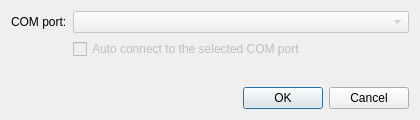
<?xml version="1.0" encoding="UTF-8"?>
<ui version="4.0">
 <class>OptionsDialog</class>
 <widget class="QDialog" name="OptionsDialog">
  <property name="windowModality">
   <enum>Qt::ApplicationModal</enum>
  </property>
  <property name="geometry">
   <rect>
    <x>0</x>
    <y>0</y>
    <width>420</width>
    <height>120</height>
   </rect>
  </property>
  <property name="windowTitle">
   <string>Options</string>
  </property>
  <property name="windowIcon">
   <iconset resource="resources.qrc">
    <normaloff>:/images/cog-solid.png</normaloff>:/images/cog-solid.png</iconset>
  </property>
  <property name="locale">
   <locale language="English" country="World"/>
  </property>
  <layout class="QGridLayout" name="gridLayout">
   <item row="0" column="0">
    <widget class="QLabel" name="lbComPort">
     <property name="text">
      <string>COM port:</string>
     </property>
    </widget>
   </item>
   <item row="0" column="2">
    <widget class="QComboBox" name="cbbComPort">
     <property name="enabled">
      <bool>false</bool>
     </property>
    </widget>
   </item>
   <item row="4" column="2">
    <widget class="QDialogButtonBox" name="btnBox">
     <property name="orientation">
      <enum>Qt::Horizontal</enum>
     </property>
     <property name="standardButtons">
      <set>QDialogButtonBox::Cancel|QDialogButtonBox::Ok</set>
     </property>
    </widget>
   </item>
   <item row="1" column="2">
    <widget class="QCheckBox" name="cbAutoConnect">
     <property name="enabled">
      <bool>false</bool>
     </property>
     <property name="text">
      <string>Auto connect to the selected COM port</string>
     </property>
    </widget>
   </item>
   <item row="2" column="2">
    <spacer name="verticalSpacer">
     <property name="orientation">
      <enum>Qt::Vertical</enum>
     </property>
     <property name="sizeHint" stdset="0">
      <size>
       <width>20</width>
       <height>40</height>
      </size>
     </property>
    </spacer>
   </item>
  </layout>
 </widget>
 <resources>
  <include location="resources.qrc"/>
 </resources>
 <connections>
  <connection>
   <sender>btnBox</sender>
   <signal>accepted()</signal>
   <receiver>OptionsDialog</receiver>
   <slot>saveSettings()</slot>
   <hints>
    <hint type="sourcelabel">
     <x>248</x>
     <y>254</y>
    </hint>
    <hint type="destinationlabel">
     <x>157</x>
     <y>274</y>
    </hint>
   </hints>
  </connection>
  <connection>
   <sender>btnBox</sender>
   <signal>rejected()</signal>
   <receiver>OptionsDialog</receiver>
   <slot>reject()</slot>
   <hints>
    <hint type="sourcelabel">
     <x>316</x>
     <y>260</y>
    </hint>
    <hint type="destinationlabel">
     <x>286</x>
     <y>274</y>
    </hint>
   </hints>
  </connection>
 </connections>
 <slots>
  <slot>saveSettings()</slot>
 </slots>
</ui>
